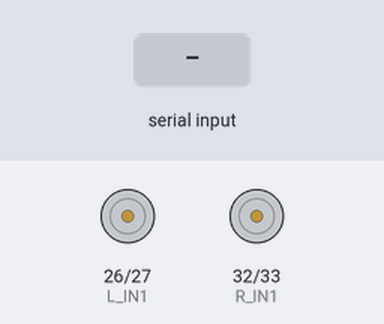
This sketch was run on a simulated ESP32. Shown: motor-driver pin pairs drawn as motors (green arrow = first pin HIGH = forward, orange = second pin HIGH = backward, longer = more drive, scaled by the enable pin). The test bench sets the inputs (shaded band).

Above: at 1.2 s.
1.3 s: "F" received over the second serial link
At 1.6 s:
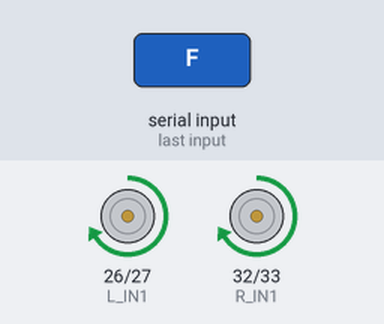
3.3 s: "B" received over the second serial link
At 3.7 s:
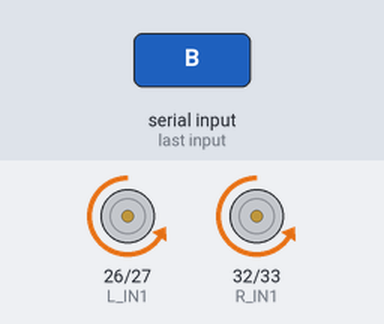
5.3 s: "L" received over the second serial link
At 5.7 s:
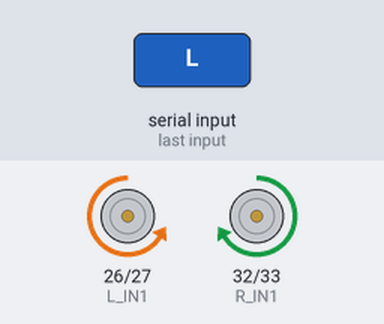
7.3 s: "R" received over the second serial link
At 7.7 s:
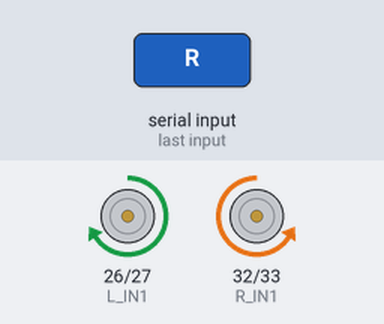
Timing chart, 0 to 10.3 s (numbered marks = the images above; inputs shaded):
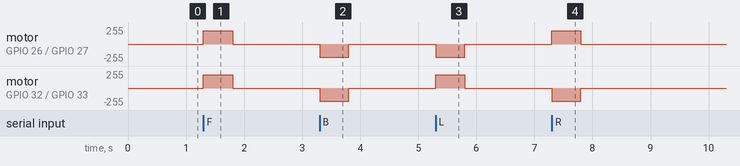

The sketch:

step1_drive.ino
```cpp
// robo-car Phase 1: Drive -- manual motor control, commanded over UART from the Pi
// Wiring:
//   L298N #1 (left side):  IN1->GPIO26, IN2->GPIO27, ENA->GPIO25 (PWM speed)
//   L298N #2 (right side): IN1->GPIO32, IN2->GPIO33, ENA->GPIO23 (PWM speed)
//   Pi link: ESP32 GPIO14 (RX2) <- Pi TXD, ESP32 GPIO15 (TX2) -> Pi RXD, shared GND
//            (both boards run 3.3V logic -- no level shifter needed)
//
// Protocol: single ASCII byte from the Pi over Serial2 @ 115200:
//   'F' forward, 'B' backward, 'L' turn left, 'R' turn right, 'S' stop
// Safety: no command for 500ms -> auto-stop, so a dropped WiFi/dashboard
// connection can't leave the car driving blind.

#define L_IN1 26
#define L_IN2 27
#define L_EN  25
#define R_IN1 32
#define R_IN2 33
#define R_EN  23

#define PI_RX 14  // ESP32 receives here (wire to Pi's TX)
#define PI_TX 15  // ESP32 transmits here (wire to Pi's RX)

#define WATCHDOG_MS 500
#define SPEED 200  // 0-255 PWM duty

unsigned long lastCommandAt = 0;

void setLeft(bool forward, int speed) {
  digitalWrite(L_IN1, forward ? HIGH : LOW);
  digitalWrite(L_IN2, forward ? LOW : HIGH);
  ledcWrite(L_EN, speed);
}

void setRight(bool forward, int speed) {
  digitalWrite(R_IN1, forward ? HIGH : LOW);
  digitalWrite(R_IN2, forward ? LOW : HIGH);
  ledcWrite(R_EN, speed);
}

void stopMotors() {
  digitalWrite(L_IN1, LOW);
  digitalWrite(L_IN2, LOW);
  digitalWrite(R_IN1, LOW);
  digitalWrite(R_IN2, LOW);
  ledcWrite(L_EN, 0);
  ledcWrite(R_EN, 0);
}

void handleCommand(char cmd) {
  switch (cmd) {
    case 'F': setLeft(true, SPEED);  setRight(true, SPEED);  break;
    case 'B': setLeft(false, SPEED); setRight(false, SPEED); break;
    case 'L': setLeft(false, SPEED); setRight(true, SPEED);  break;  // skid turn left
    case 'R': setLeft(true, SPEED);  setRight(false, SPEED); break;  // skid turn right
    case 'S': stopMotors(); break;
    default: break;  // ignore unknown bytes
  }
}

void setup() {
  Serial2.begin(115200, SERIAL_8N1, PI_RX, PI_TX);

  pinMode(L_IN1, OUTPUT);
  pinMode(L_IN2, OUTPUT);
  pinMode(R_IN1, OUTPUT);
  pinMode(R_IN2, OUTPUT);
  ledcAttach(L_EN, 5000, 8);
  ledcAttach(R_EN, 5000, 8);

  stopMotors();
}

void loop() {
  if (Serial2.available()) {
    handleCommand(Serial2.read());
    lastCommandAt = millis();
  }

  if (millis() - lastCommandAt > WATCHDOG_MS) {
    stopMotors();
  }
}
```

Measured:
- after the input at 1.3 s, motor on GPIO 26 (L_IN1) / GPIO 27 (L_IN2), motor on GPIO 32 (R_IN1) / GPIO 33 (R_IN2): stopped → forward 199/255 at once, → stopped 0.50 s later
- after the input at 3.3 s, motor on GPIO 26 (L_IN1) / GPIO 27 (L_IN2), motor on GPIO 32 (R_IN1) / GPIO 33 (R_IN2): stopped → backward 199/255 at once, → stopped 0.50 s later
- after the input at 5.3 s, motor on GPIO 26 (L_IN1) / GPIO 27 (L_IN2): stopped → backward 199/255 at once, → stopped 0.50 s later; motor on GPIO 32 (R_IN1) / GPIO 33 (R_IN2): stopped → forward 199/255 at once, → stopped 0.50 s later
- after the input at 7.3 s, motor on GPIO 26 (L_IN1) / GPIO 27 (L_IN2): stopped → forward 199/255 at once, → stopped 0.50 s later; motor on GPIO 32 (R_IN1) / GPIO 33 (R_IN2): stopped → backward 199/255 at once, → stopped 0.50 s later
